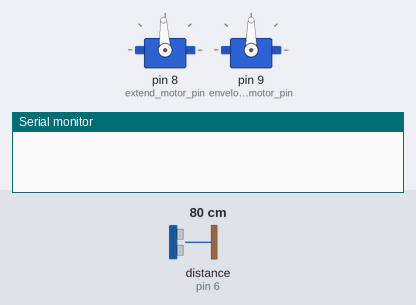
This sketch was run on a simulated Arduino Uno, built with avr-gcc and run on an emulated ATmega328P. On the bench: 2 × servo, the last lines printed to the serial monitor. Wiring (inferred from the names in the program): ultrasonic range finder: trigger pin 5; echo pin 6. The inputs (shaded band) are chosen by the test bench; at power-on: distance to the obstacle (sensor on pin 6) 80 cm. The echo pulse lasts 58.3 µs per cm.

Above: at 1.2 s.
1.3 s: distance to the obstacle (sensor on pin 6) set to 35 cm
7.2 s: distance to the obstacle (sensor on pin 6) set to 31 cm
At 8.83 s:
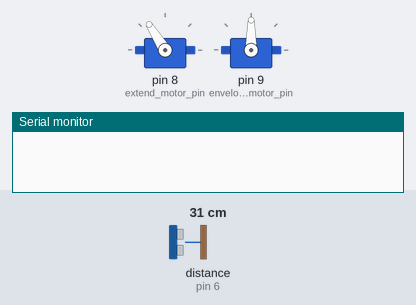
At 12.0 s:
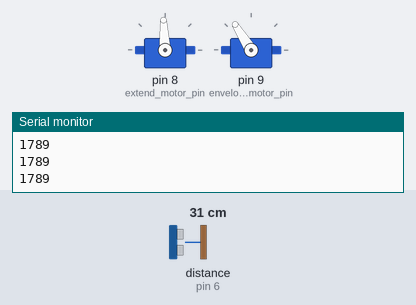
12.3 s: distance to the obstacle (sensor on pin 6) set to 60 cm
At 13.5 s:
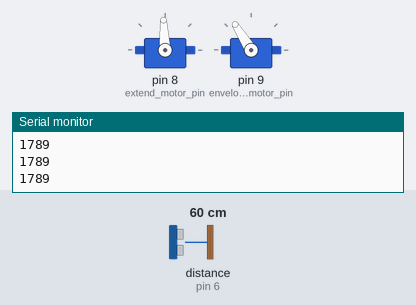
Timing chart, 0 to 24.2 s (numbered marks = the images above; inputs shaded):
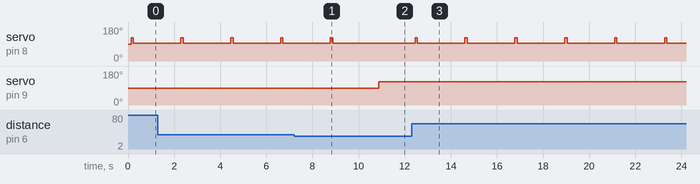

Measured:
- the behaviour switches between 33 and 32 cm on distance to the obstacle (sensor on pin 6) (found by bisection; images 0 and 1)
- after the input at 7.2 s, servo on pin 8 (extend_motor_pin): goes on until 8.9 s, then stays 93°; servo on pin 9 (envelope_motor_pin): 90° → 122° after 3.7 s
- after the input at 12.3 s, servo on pin 8 (extend_motor_pin): alternates 122° for 0.10 s and 93° for 2.1 s, starting after 0.15 s
- by itself, servo on pin 8 (extend_motor_pin): alternates 122° for 0.10 s and 93° for 2.1 s

The sketch:

sketch_mar31a.ino
```cpp
#include <Servo.h>

Servo servo_extend_motor;
Servo servo_envelope_motor;

const int extend_motor_pin = 8;
const int envelope_motor_pin = 9;


const int ci_Ultrasonic_Ping = 5;   //input plug
const int ci_Ultrasonic_Data = 6;   //output plug

unsigned long ul_Echo_Time=4000;

void setup() {
  // put your setup code here, to run once:
  Serial.begin(9600);

  pinMode (extend_motor_pin, OUTPUT);
  servo_extend_motor.attach(extend_motor_pin);

  pinMode (envelope_motor_pin, OUTPUT);
  servo_envelope_motor.attach(envelope_motor_pin);


  pinMode(ci_Ultrasonic_Ping, OUTPUT);
  pinMode(ci_Ultrasonic_Data, INPUT);

}
void loop()

{
  Ping();
 while (ul_Echo_Time > 1900)
 {
   Ping();
  servo_extend_motor.writeMicroseconds(1800);
  delay(100);
  servo_extend_motor.writeMicroseconds(1500);
  delay(2000);
  //Serial.println(ul_Echo_Time, DEC);
 }
 servo_extend_motor.writeMicroseconds(1500);
 servo_envelope_motor.writeMicroseconds(1800);
  Serial.println(ul_Echo_Time, DEC);

}


void Ping() {
  // put your main code here, to run repeatedly:

//Ping Ultrasonic
  //Send the Ultrasonic Range Finder a 10 microsecond pulse per tech spec
  digitalWrite(ci_Ultrasonic_Ping, HIGH);
  //delayMicroseconds(100);  //The 10 microsecond pause where the pulse in "high"
  digitalWrite(ci_Ultrasonic_Ping, LOW);
  //use command pulseIn to listen to Ultrasonic_Data pin to record the
  //time that it takes from when the Pin goes HIGH until it goes LOW
  ul_Echo_Time = pulseIn(ci_Ultrasonic_Data, HIGH, 10000);
  delay(60);

  // Print Sensor Readings

 // Serial.print("Time (microseconds): ");
  //Serial.print(ul_Echo_Time, DEC);
  //Serial.print(", Inches: ");
  //Serial.print(ul_Echo_Time/148); //divide time by 148 to get distance in inches
  //Serial.print(", cm: ");
  //Serial.println(ul_Echo_Time/58); //divide time by 58 to get distance in cm
}
```
